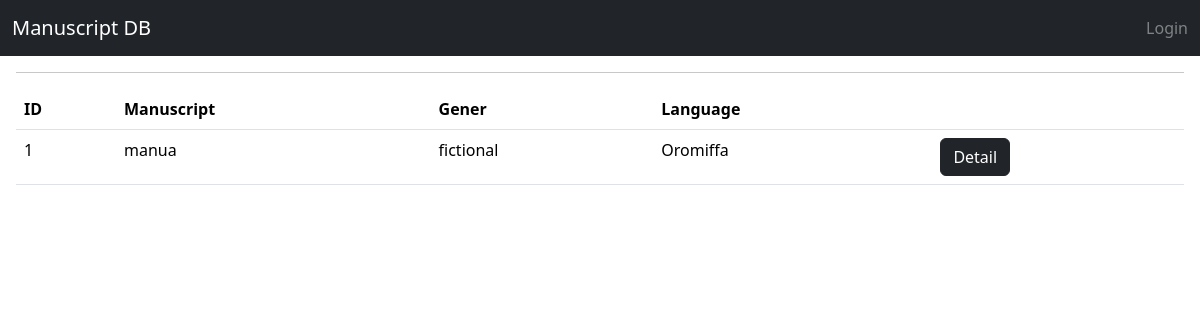
The app's page /, older data.
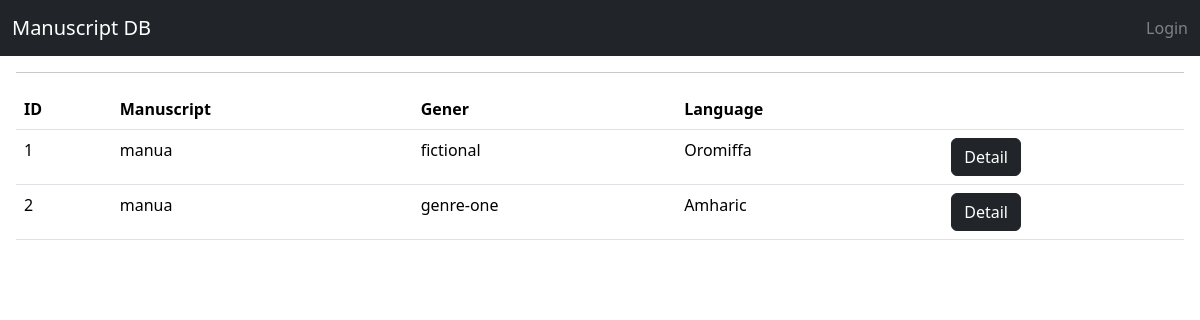
The same page, newer data.
### main/models.py (models this page shows, shortened)
class Manuscript(models.Model):
    mansucript_name = models.CharField(max_length = 100)
    shelf_mark = models.CharField(max_length=50)
    resp_statement = models.CharField( max_length=50)
    inventory_date = models.DateField(auto_now_add=True)
    measurement =models.CharField(max_length=50)
    follos_number = models.IntegerField()
    binding = models.CharField(max_length=100)
    main_content = models.TextField()
    dating = models.CharField(max_length=50)
    other_provenance = models.CharField(max_length=50,blank=True, null=True)
    scripe = models.CharField(max_length=50,blank=True, null=True)
    no_of_cols = models.IntegerField(blank=True, null=True)
    notes_cur_use = models.TextField(blank=True, null=True)
    no_of_lines = models.IntegerField()
    decoration = models.CharField(max_length=255)
    colophones = models.CharField( max_length=50)
    additional_notes = models.TextField()
    repository = models.ForeignKey(Repository,on_delete = models.PROTECT)
    language = models.ForeignKey(Language, on_delete=models.PROTECT)
    genere = models.ForeignKey(Genre, on_delete=models.PROTECT)
    inventor = models.ForeignKey(Inventor, on_delete=models.PROTECT)
    repositoryOwner = models.ForeignKey(RepositoryOwner,on_delete=models.PROTECT)
    repositoryLocation = models.ForeignKey(RepositoryLocation,on_delete = models.PROTECT)

class Genre(models.Model):
    name = models.CharField(max_length = 100)
    description = models.TextField(blank=True, null=True)
    inventor = models.ForeignKey(Inventor, on_delete=models.PROTECT)
    def __str__(self):
        return self.name

class Language(models.Model):
    name = models.CharField(max_length=100)
    inventor = models.ForeignKey(Inventor, on_delete=models.PROTECT)
    def __str__(self):
        return self.name

### main/views.py (the view)
# urls.py: path('',views.home,name="home"),
def home(request):
    manuscripts = Manuscript.objects.all()
    paginator = Paginator(manuscripts,10)
    page_number = request.GET.get("page")
    page_obj = paginator.get_page(page_number)
    print(page_obj)
    context = {'manuscripts':manuscripts,'page_obj':page_obj}
    return render(request,"main/home.html",context)

### main/templates/main/home.html (shortened to what this page needs)
{% extends "main/base.html" %}
{% block nav %}{% include "main/navbar.html" %}{% endblock nav %}
{% block content %}
<div class="m-3">
    <hr>
    {% if not manuscripts%}
    <div>
    <p> There is no Manuscripts </p>
    <div>
    {% else %}
    <table class="table">
      <thead>
        <tr>
          <th>ID</th>
          <th>Manuscript</th>
          <th>Gener</th>
          <th>Language</th>
          <th></th>
        </tr>
      </thead>
      <tbody>
        {% for obj in  page_obj.object_list %}
        <tr>
          <td>{{ page_obj.start_index|add:forloop.counter0 }}</td>
            <td>{{obj.mansucript_name}}</td>
            <td>{{obj.genere}}</td>
            <td>{{obj.language}}</td>
            <td>
                <a href ={% url "detail" obj.id %}><button class="btn bg-dark btn-dark" > Detail </button></td> </a>
          </tr>
        {% endfor %}
      </tbody>
    </table>
    {% endif %}
  </div>
{% endblock content %}

Row changes from the older to the newer data that the page shows:
added Manuscript: start_index|add "2", mansucript_name "manua", genere "genre-one", language "Amharic"
